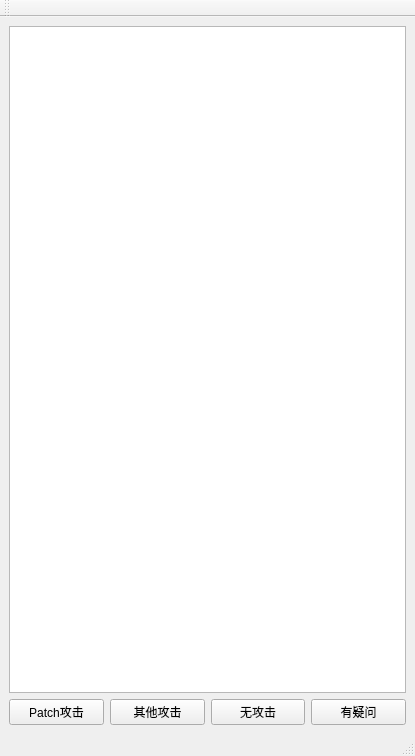
<?xml version="1.0" encoding="UTF-8"?>
<ui version="4.0">
 <class>Labeller</class>
 <widget class="QMainWindow" name="Labeller">
  <property name="geometry">
   <rect>
    <x>0</x>
    <y>0</y>
    <width>415</width>
    <height>756</height>
   </rect>
  </property>
  <property name="windowTitle">
   <string>MainWindow</string>
  </property>
  <widget class="QWidget" name="centralwidget">
   <layout class="QVBoxLayout" name="verticalLayout_2">
    <item>
     <layout class="QVBoxLayout" name="verticalLayout">
      <item>
       <widget class="QListView" name="listView"/>
      </item>
      <item>
       <layout class="QHBoxLayout" name="horizontalLayout">
        <item>
         <widget class="QPushButton" name="pushButton">
          <property name="text">
           <string>Patch攻击</string>
          </property>
         </widget>
        </item>
        <item>
         <widget class="QPushButton" name="pushButton_2">
          <property name="text">
           <string>其他攻击</string>
          </property>
         </widget>
        </item>
        <item>
         <widget class="QPushButton" name="pushButton_3">
          <property name="text">
           <string>无攻击</string>
          </property>
         </widget>
        </item>
        <item>
         <widget class="QPushButton" name="pushButton_4">
          <property name="text">
           <string>有疑问</string>
          </property>
         </widget>
        </item>
       </layout>
      </item>
     </layout>
    </item>
   </layout>
  </widget>
  <widget class="QMenuBar" name="menubar">
   <property name="geometry">
    <rect>
     <x>0</x>
     <y>0</y>
     <width>415</width>
     <height>26</height>
    </rect>
   </property>
  </widget>
  <widget class="QStatusBar" name="statusbar"/>
  <widget class="QToolBar" name="toolBar">
   <property name="windowTitle">
    <string>toolBar</string>
   </property>
   <attribute name="toolBarArea">
    <enum>TopToolBarArea</enum>
   </attribute>
   <attribute name="toolBarBreak">
    <bool>false</bool>
   </attribute>
  </widget>
 </widget>
 <resources/>
 <connections/>
</ui>
